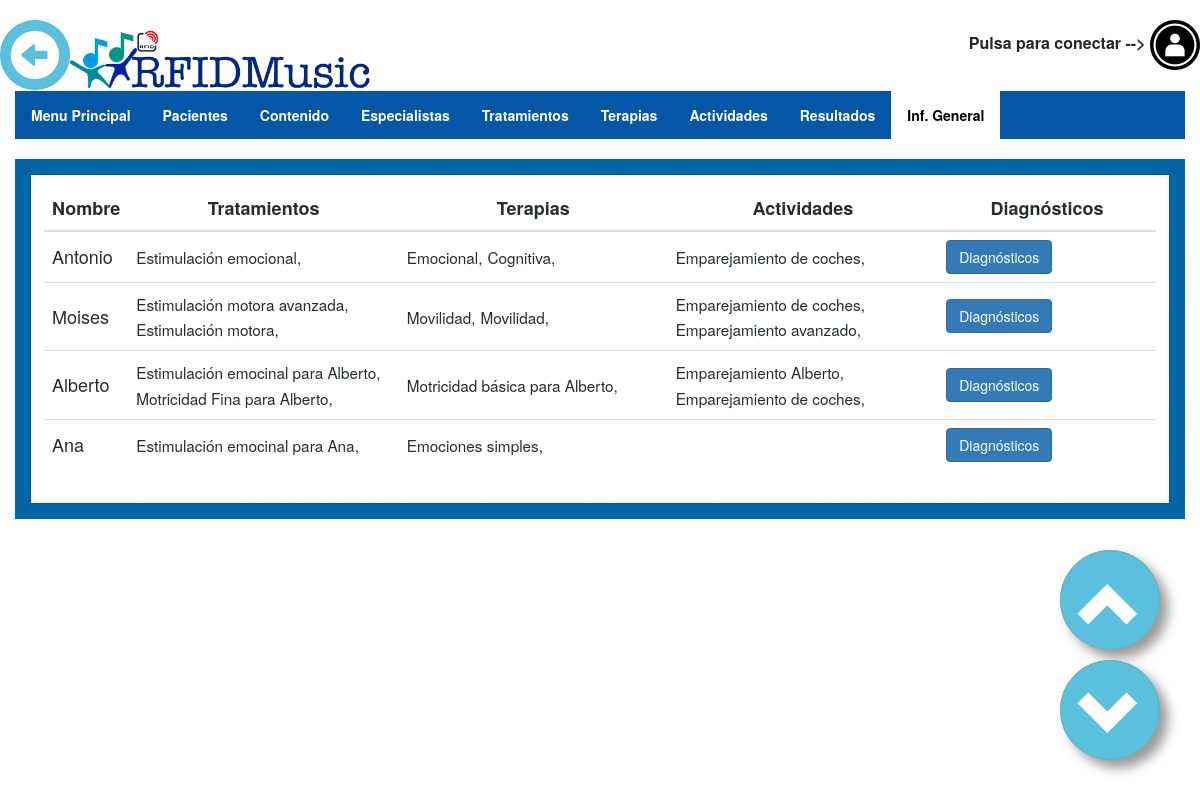
/settings/activities/summary/, run on the app's committed database.
### appQRMusical/models.py (models this page shows, shortened)
class Paciente(models.Model):
    id = models.AutoField(primary_key=True)
    imagen = models.ImageField(upload_to='profiles/', blank=True)
    nombre = models.CharField("Nombre",max_length=50)
    apellido = models.CharField("Apellido",max_length=50)
    fecha_de_nacimiento = models.DateField(null=True,blank=True)
    edad = models.IntegerField(null=True,blank=True)
    genero = models.CharField(max_length=10,choices = Genero, blank=True)
    nivel = models.IntegerField(choices = Nivel,default=1)
    codigo = models.CharField(max_length=8, blank=True)
    online = models.CharField(max_length=10, choices=Valores_Online, default="no")

class Tratamiento(models.Model):
    id = models.AutoField(primary_key=True)
    nombre = models.CharField("Nombre",max_length=50)
    paciente = models.ForeignKey(Paciente,on_delete=models.CASCADE)
    fecha_inicio = models.DateField(null=True,blank=True)
    fecha_fin = models.DateField(null=True,blank=True)
    descripcion = models.TextField(blank=True)
    activado = models.BooleanField(default=False)
    def __str__(self):
        return self.nombre

class Terapia(models.Model):
    id = models.AutoField(primary_key=True)
    nombre = models.CharField("Nombre",max_length=50)
    descripcion = models.TextField(blank=True)
    tipo = models.CharField("Tipo",max_length=50)
    def __str__(self):
        return self.nombre

class Terapia_Actividad(models.Model):
    actividad = models.ForeignKey(Actividad,on_delete=models.CASCADE)
    terapia = models.ForeignKey(Terapia,on_delete=models.CASCADE)
    class Meta:
        unique_together = ("actividad","terapia")

class Actividad(models.Model):
	id = models.AutoField(primary_key=True)
	nombre = models.CharField(max_length=100)
	descripcion = models.CharField(max_length=200, blank=True)
	proposito = models.CharField(max_length=100, blank=True)
	indicador = models.ManyToManyField(Indicador, blank=True)
	def __str__(self):
		return self.nombre

### appQRMusical/views.py (the view)
# urls.py: url(r'^settings/activities/summary/$', Summary, name='summary'),
def Summary(request):
	template_name="treatments_list.html"
	login_url='/login/'
	redirect_field_name = "/login/"
	context = {
	'QRM_color' : "QRM_orange",
	'patients' : Paciente.objects.all(),
	'treatments' : Tratamiento.objects.all(),
	'therapies' : Asigna_Terapia.objects.all(),
	'activities' : Terapia_Actividad.objects.all()
	}
	return render(request,'summary.html',context)

### appQRMusical/templatetags/zbar_extras.py (called while the page is built)
@register.simple_tag
def stop_cam():
	print("Stop Cam")
	if global_vars.zbar_status != None:
		os.system("ps -A | grep zbar| awk '{print $1}' | xargs kill -9 $1")
		global_vars.zbar_status = None
		global_vars.cam = 1

@register.simple_tag
def restart_game_vars():
	print("Reset game's global vars")
	global_vars.game_fail = 0
	global_vars.game_success = 0
	global_vars.game_initialized = False
	global_vars.last_message = global_vars.message
	global_vars.message_alert = "alert-info"
	global_vars.game_image = "/files/static/Who.png"
	global_vars.game_image = ""
	global_vars.game_file = ""
	global_vars.game_display = "none"
	global_vars.message = 'Get close QR code to cam'

### appQRMusical/templates/summary.html (shortened to what this page needs)
{% extends "body.html" %}
{% block content_wrapper %}
<ul class="ullist">
  <strong>
  <li><a class="ullista" href="{% url 'settings' %}">Menu Principal</a></li>
  <li><a class="ullista" href="{% url 'users_list' %}">Pacientes</a></li>
  <li><a class="ullista" href="{% url 'gallery' %}">Contenido</a></li>
  <li><a class="ullista" href="{% url 'therapists_list' %}">Especialistas </a></li>
  <li><a class="ullista" href="{% url 'treatments_list' %}">Tratamientos </a></li>
  <li><a class="ullista" href="{% url 'therapies_list' %}">Terapias </a></li>
  <li><a class="ullista" href="{% url 'activity_settings' %}">Actividades</a></li>
  <li><a class="ullista" href="{% url 'results' %}">Resultados</a></li>
  <li><a class="ullistactive" href="{% url 'summary' %}">Inf. General</a></li>
</strong>
</ul>
<div class="col-sm-12 QRM_box {{QRM_color}}">
	<div class="QRM_box_in">
		<div class="QRM_wrapper_table">
			<table class="table table-hover">
				<thead>
					<tr>
						<th>Nombre</th>
						<th>Tratamientos</th>
						<th>Terapias</th>
						<th>Actividades</th>
						<th>Diagnósticos</th>
			    	</tr>
				</thead>
				<tbody>
					{% for object in patients %}
						<tr>
		      				<td style="width: 5%; vertical-align: middle;">{{ object.nombre }}</td>
		      				<td style="width: 25%; vertical-align: middle;">
           					{% for i in treatments %}
                               {% if i.paciente == object %}
                                <small><a>{{ i }},</a></small>
                                {% endif %}
					        {% endfor %}
                            </td>
		      				<td style="width: 25%; vertical-align: middle;">
          					{% for i in therapies %}
                               {% if i.tratamiento.paciente == object %}
                                <small><a> {% for j in i.terapia.all %}{{j}},{%endfor%}</a></small>
                                {% endif %}
					        {% endfor %}
                            </td>
		      				<td style="width: 25%; vertical-align: middle;">
          					{% for i in therapies %}
                               {% if i.tratamiento.paciente == object %}
                                {% for k in i.terapia.all %}
                  					{% for j in activities %}
                                       {% if k == j.terapia %}
                                <small><a>{{ j.actividad }},</a></small>
                                       {% endif %}
		        			        {% endfor %}
		        			     {% endfor %}
                                {% endif %}
					        {% endfor %}
                            </td>
		      				<td style="width: 20%; vertical-align: middle;">
                            <form action="{% url 'diagnostic_list' object.id %}" method="post">
                            <button type="submit"  class="btn btn-primary">Diagnósticos</button>
                            </form>
                            </td>
		    			</tr>
					{% endfor %}
				</tbody>
			</table>
		</div>
  </div>
</div>
	</div>
</div>
{% endblock content_wrapper %}

### appQRMusical/static/css/QRMusical.css (style rules this page uses)
.QRM_box { margin-left: auto; margin-right: auto; margin-top: 20px; padding: 15px; text-align: center; font-size: 18px; line-height: 36px; -webkit-transition-duration: 0.4s; transition-duration: 0.4s; }
.QRM_box_in { border-style: dashed; border-width: thin; border-color: rgba(0, 0, 0, 0.1); background-color: rgba(0, 0, 0, 0.1); color: #fff; }
.QRM_orange { background-color: #0466A6; }
.QRM_wrapper_table { padding: 1.5rem; margin-right: 0; margin-bottom: 0; margin-left: 0; border-width: .2rem; position: relative; padding: 1rem; border: solid #f7f7f9; background-color: white; }
body { font-family: "Helvetica Neue",Helvetica,Arial,sans-serif; }
a { color: inherit; text-decoration: none; }
table { color: #292b2c; }
td { text-align: left; vertical-align: middle !important; }
th { text-align: -webkit-center; vertical-align: middle !important; }
ul { list-style-type: none; margin: 0; padding: 0; overflow: hidden; background-color: #FFFFFF; }
.ullist { list-style-type: none; margin: 0; padding: 0; overflow: hidden; background-color: #0457A6; }
li { float: left; }
li a { display: block; color: black; text-align: center; padding: 14px 16px; text-decoration: none; }
.ullista { display: block; color: white; text-align: center; padding: 14px 16px; text-decoration: none; }
.ullistactive { color: bllack; background-color: #FFFFFF; }

### data on the page
Paciente: nombre "Antonio"
Tratamiento: nombre "Estimulación emocional"
Terapia: nombre "Emocional"
Terapia: nombre "Cognitiva"
Terapia_Actividad: actividad "Emparejamiento de coches"
Paciente: nombre "Moises"
Tratamiento: nombre "Estimulación motora avanzada"
Tratamiento: nombre "Estimulación motora"
Terapia: nombre "Movilidad"
Terapia: nombre "Movilidad"
Terapia_Actividad: actividad "Emparejamiento de coches"
Terapia_Actividad: actividad "Emparejamiento avanzado"
Paciente: nombre "Alberto"
Tratamiento: nombre "Estimulación emocinal para Alberto"
Tratamiento: nombre "Motricidad Fina para Alberto"
Terapia: nombre "Motricidad básica para Alberto"
Terapia_Actividad: actividad "Emparejamiento Alberto"
Terapia_Actividad: actividad "Emparejamiento de coches"
Paciente: nombre "Ana"
Tratamiento: nombre "Estimulación emocinal para Ana"
Terapia: nombre "Emociones simples"
